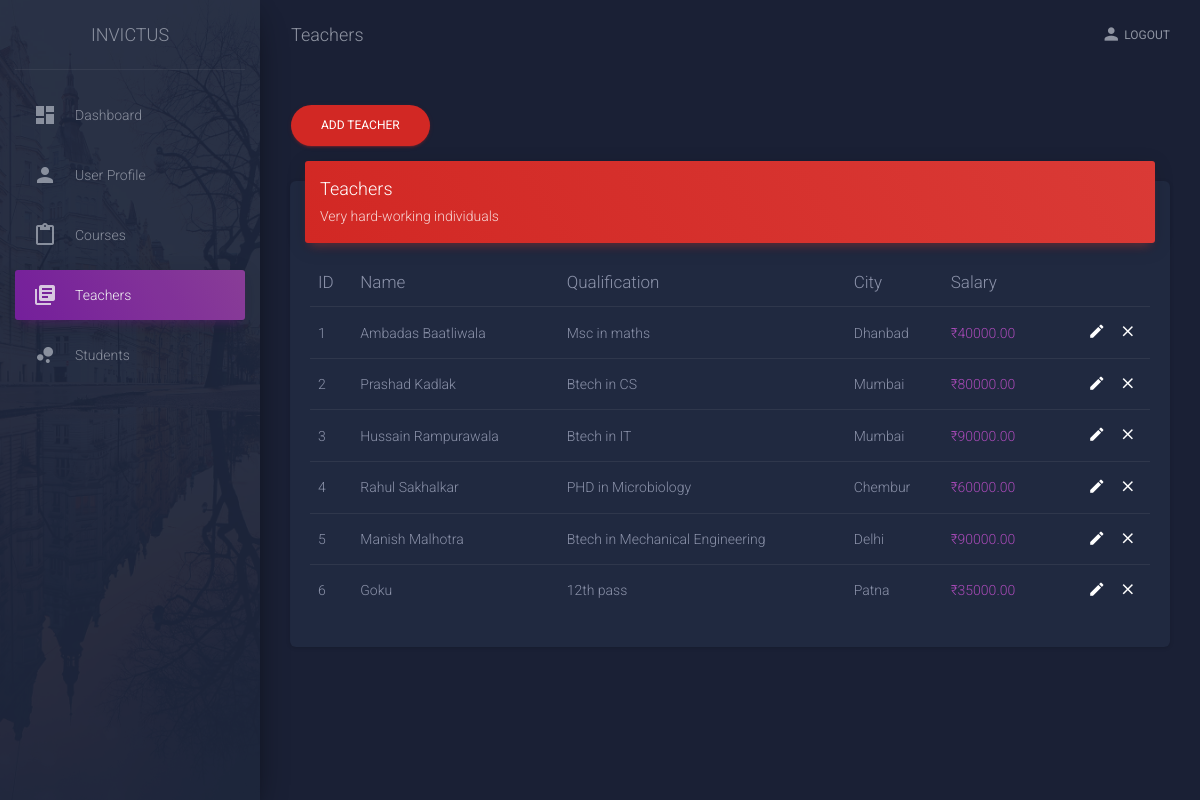
Screenshot of /teachers/ (signed in) with the database file from the repository.
### core/models.py (models this page shows, shortened)
class Teacher(models.Model):
    name = models.CharField(max_length=200, null=True, blank=True)
    qualification = models.CharField(max_length=200, null=True, blank=True)
    city = models.CharField(max_length=200, null=True, blank=True)
    salary = models.DecimalField(max_digits=7 ,decimal_places=2, null=True, blank=True)
    created = models.DateTimeField(auto_now_add=True)
    id = models.UUIDField(default=uuid.uuid4, unique=True, primary_key=True, editable=False)

### core/views.py (the view)
# urls.py: path('teachers/', views.teachers, name='teachers'),
@login_required(login_url='login')
def teachers(request):
    teachers = Teacher.objects.all()
    context = {'teachers': teachers}
    return render(request, 'core/teachers.html', context)

### core/templates/core/teachers.html (shortened to what this page needs)
{% load static %}
<!DOCTYPE html>
<html lang="en">
<head>
  <link rel="stylesheet" href="https://maxcdn.bootstrapcdn.com/font-awesome/latest/css/font-awesome.min.css">
  <link href="{% static 'assets/css/material-dashboard.css' %}" rel="stylesheet" />
  <link href="{% static 'assets/demo/demo.css' %}" rel="stylesheet" />
</head>
<body class="dark-edition">
  <div class="wrapper ">
    <div class="sidebar" data-color="purple" data-background-color="black" data-image="{% static 'assets/img/sidebar-2.jpg' %}">
      <div class="logo"><a href="{% url 'home' %}" class="simple-text logo-normal">
          Invictus
        </a></div>
      <div class="sidebar-wrapper">
        <ul class="nav">
          <li class="nav-item">
            <a class="nav-link" href="{% url 'home' %}">
              <i class="material-icons">dashboard</i>
              <p>Dashboard</p>
            </a>
          </li>
          <li class="nav-item ">
            <a class="nav-link" href="{% url 'user-profile' %}">
              <i class="material-icons">person</i>
              <p>User Profile</p>
            </a>
          </li>
          <li class="nav-item">
            <a class="nav-link" href="{% url 'courses' %}">
              <i class="material-icons">content_paste</i>
              <p>Courses</p>
            </a>
          </li>
          <li class="nav-item active">
            <a class="nav-link" href="{% url 'teachers' %}">
              <i class="material-icons">library_books</i>
              <p>Teachers</p>
            </a>
          </li>
          <li class="nav-item">
            <a class="nav-link" href="{% url 'students' %}">
              <i class="material-icons">bubble_chart</i>
              <p>Students</p>
            </a>
          </li>
        </ul>
      </div>
    </div>
    <div class="main-panel">
      <nav class="navbar navbar-expand-lg navbar-transparent navbar-absolute fixed-top " id="navigation-example">
        <div class="container-fluid">
          <div class="navbar-wrapper">
            <a class="navbar-brand" href="">Teachers</a>
          </div>
          <div class="collapse navbar-collapse justify-content-end">
            <ul class="navbar-nav">
              <li class="nav-item">
                <a class="nav-link" href="{% url 'logout' %}">
                  <i class="material-icons">person</i>Logout
                </a>
              </li>
            </ul>
          </div>
        </div>
      </nav>
      <div class="content">
        <div class="container-fluid">
          <div class="row">
            <div class="col-md-12">
            <a href="{% url 'add-teacher' %}" class="btn btn-danger btn-round">Add Teacher</a>
              <div class="card">
                <div class="card-header card-header-danger">
                  <h4 class="card-title ">Teachers</h4>
                  <p class="card-category">Very hard-working individuals</p>
                </div>
                <div class="card-body">
                  <div class="table-responsive">
                    <table class="table">
                      <thead class=" text-primary">
                        <th>ID</th>
                        <th>Name</th>
                        <th>Qualification</th>
                        <th>City</th>
                        <th>Salary</th>
                        <th></th>
                      </thead>
                      <tbody>
                        {% for teacher in teachers %}
                        <tr>
                            <td>{{forloop.counter}}</td>
                            <td>{{teacher.name}}</td>
                            <td>{{teacher.qualification}}</td>
                            <td>{{teacher.city}}</td>
                            <td class="text-primary ml-3">&#8377;{{teacher.salary}}</td>
                            <td class="td-actions text-right">
                              <a href="{% url 'edit-teacher' teacher.id %}" type="button" rel="tooltip" title="Edit Task" class="btn btn-white btn-link btn-sm">
                                <i class="material-icons">edit</i>
                              </a>
                              <a href="{% url 'delete-teacher' teacher.id %}" type="button" rel="tooltip" title="Remove" class="btn btn-white btn-link btn-sm">
                                <i class="material-icons">close</i>
                              </a>
                            </td>
                        </tr>
                        {% endfor %}
                      </tbody>
                    </table>
                  </div>
                </div>
              </div>
            </div>
          </div>
        </div>
      </div>
    </div>
  </div>
</body>
</html>

### rows the page displays
Teacher: name "Ambadas Baatliwala", qualification "Msc in maths", city "Dhanbad", salary "40000.00"
Teacher: name "Prashad Kadlak", qualification "Btech in CS", city "Mumbai", salary "80000.00"
Teacher: name "Hussain Rampurawala", qualification "Btech in IT", city "Mumbai", salary "90000.00"
Teacher: name "Rahul Sakhalkar", qualification "PHD in Microbiology", city "Chembur", salary "60000.00"
Teacher: name "Manish Malhotra", qualification "Btech in Mechanical Engineering", city "Delhi", salary "90000.00"
Teacher: name "Goku", qualification "12th pass", city "Patna", salary "35000.00"
